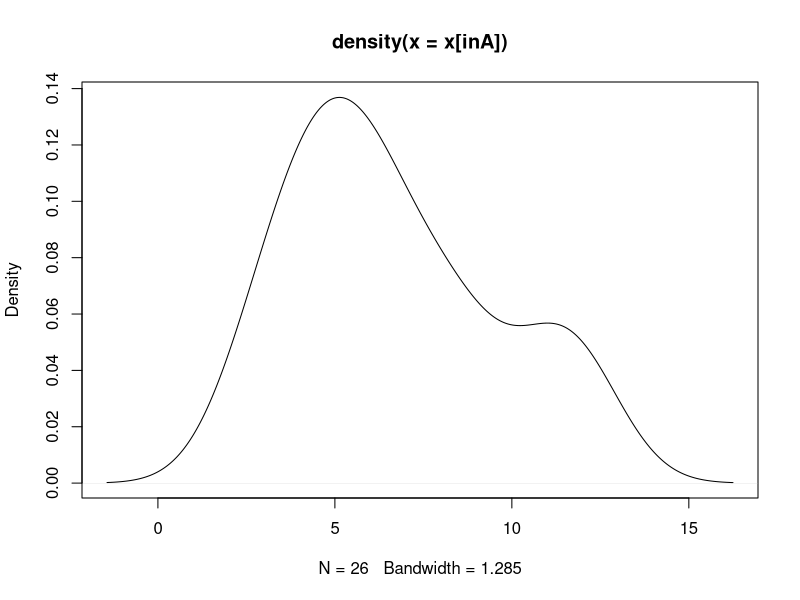

This chart was generated by the following R code: (Note: this script raises an error after producing the figure.)
#!/usr/bin/env Rscript
# this script does what?
# experieting with carte's creat data partition
# get nothing out of this.
library(ggplot2)
library(Cairo)
library(caret)

data(oil) # get fattyAcids and oilType from this (only!)
oilp <- createDataPartition(oilType, 2)

x <- rgamma(50, 3, .5) # 50 values
inA <- createDataPartition(x, list = FALSE) # indices for 26 rows

CairoPNG("datpar.png", 800, 800)
plot(density(x[inA]))
dev.off()
stop("o")
rug(x[inA])

points(density(x[-inA]), type = "l", col = 4)
rug(x[-inA], col = 4)

createResample(oilType, 2)

createFolds(oilType, 10)
createFolds(oilType, 5, FALSE)

createFolds(rnorm(21))

createTimeSlices(1:9, 5, 1, fixedWindow = FALSE)
createTimeSlices(1:9, 5, 1, fixedWindow = TRUE)
createTimeSlices(1:9, 5, 3, fixedWindow = TRUE)
createTimeSlices(1:9, 5, 3, fixedWindow = FALSE)

createTimeSlices(1:15, 5, 3)
createTimeSlices(1:15, 5, 3, skip = 2)
createTimeSlices(1:15, 5, 3, skip = 3)

set.seed(131)
groups <- sort(sample(letters[1:4], size = 20, replace = TRUE))
# table(groups)
folds <- groupKFold(groups)
# lapply(folds, function(x, y) table(y[x]), y = groups
